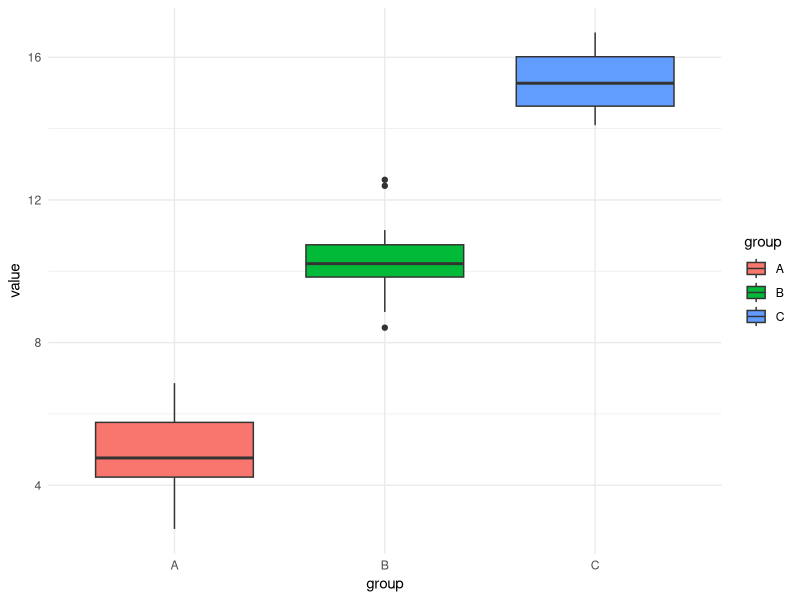

This chart was generated by the following R code:
library(ggplot2)

data <- data.frame(
  group = rep(c("A", "B", "C"), each = 20),
  value = c(rnorm(20, 5), rnorm(20, 10), rnorm(20, 15))
)

ggplot(data, aes(x = group, y = value, fill = group)) +
  geom_boxplot() +
  theme_minimal()
